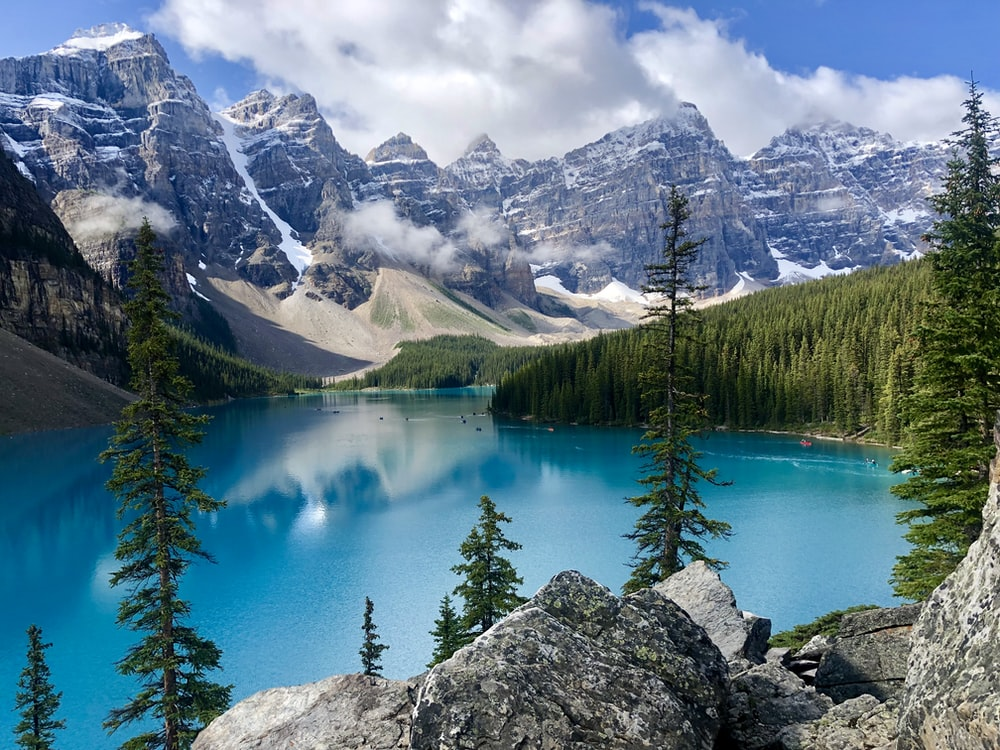
#> input picture img10.jpg, 1000 x 750 px
$ python sklearnkmeans.py
#> lines starting #> are read from the running program, lines starting #| are printed output that depends on the picture
from sklearn.cluster import KMeans
import matplotlib.pyplot as plt
import numpy as np
import PIL
from data_preprocessing import *


img=PIL.Image.open('img10.jpg').convert('RGB')
#> img is the input picture: PIL image 1000x750 RGB; mean R, G, B 95.3, 120.7, 134.7
# img=img.resize((100,100)) # width , height
img=img.resize((200,200)) # width , height
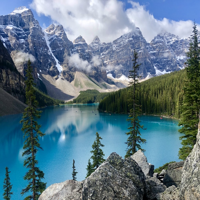
#> img: PIL image 200x200 RGB; mean R, G, B 95.3, 120.7, 134.7
# img=img.rotate(90)
# img.show()
x=np.array(img)
x=x.reshape(-1,3)

# scaler=feature_scaling(x)  # maybe this is necessary
# x=scaler.transform(x)
x=x/255

model=KMeans(n_clusters=6, init='k-means++', random_state= 42)
# model.random_initializations(x,iter=100,num_of_models=10)
model.fit(x)
# colors=model.mu # gets the average colors


idx=model.predict(x)
# print(idx)
colors=model.cluster_centers_
# colors=scaler.transform_to_normal(colors).astype('uint8')
colors=(colors*255).astype('uint8')
model.K=model.n_clusters
# [11 lines of commented-out code are left out]

fig=plt.figure()
plt.title("sk kmeans")
plt.axis('off')
for i in range(model.K):
    fig.add_subplot(1,model.K+1,i+1)
    color=np.tile(colors[i,:],4*4).reshape(4,4,3)
    plt.title(f'color {i+1}')
    plt.axis('off')
    plt.imshow(color)

fig.add_subplot(1,model.K+1,i+1+1)
plt.title('image')
plt.axis('off')
plt.imshow(np.array(img))
plt.savefig("sk kmeans.png")
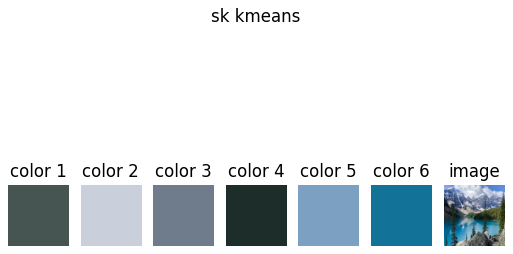
#> figure drawn by matplotlib, 7 panels
plt.show()

$ run again, with img11.jpg copied over img10.jpg
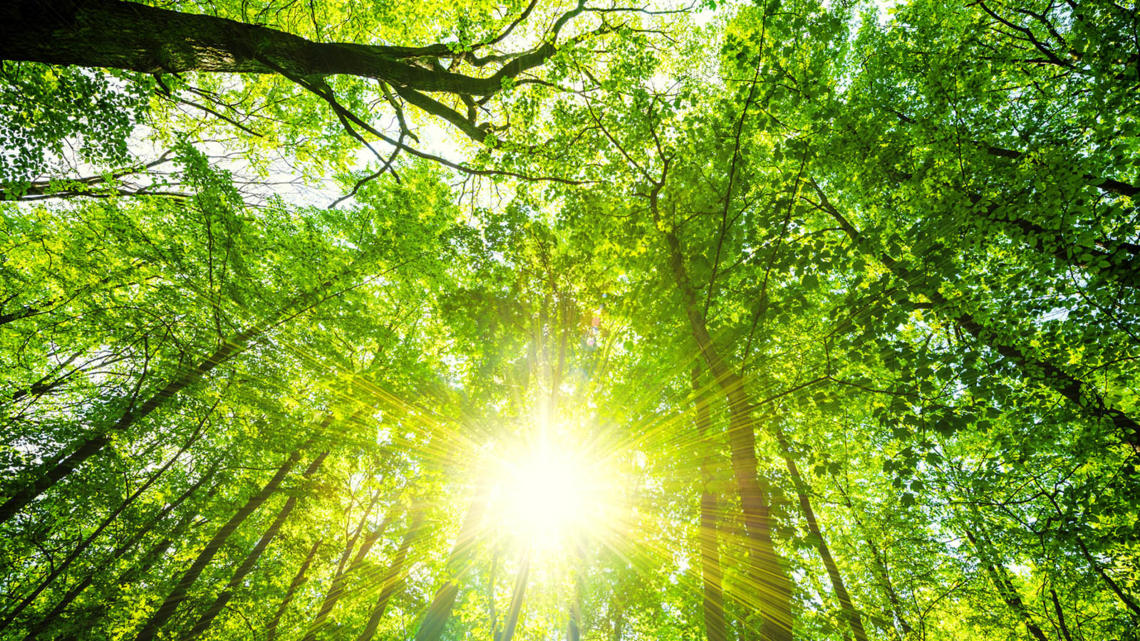
#> input picture img11.jpg, 1140 x 641 px
#> img is the input picture: PIL image 1140x641 RGB; mean R, G, B 127.5, 156.9, 54.1
#> `img=img.resize((200,200))`:
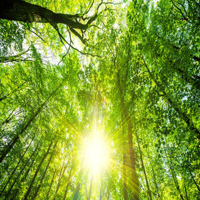
#> img: PIL image 200x200 RGB; mean R, G, B 127.5, 157, 54.1
